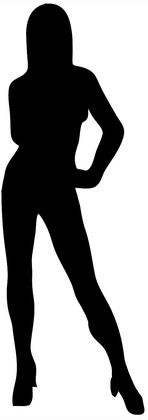
%> input picture body2.jpeg, 148 x 420 px, shrunk from 472 x 1339 before the run
$ octave bfs_search.m   (GNU Octave 9; MATLAB toolbox functions it lacks are replaced by stand-ins)
%> lines starting %> are read from the running program, lines starting %| are printed output that depends on the picture; in (x1, y1, x2, y2) boxes, pixels count from 0 and x2, y2 are one past the last pixel; in counts of white or black regions, pixels touching at a corner belong together; the program's own positions count from 1
clc, clear, close all;

quiver2 = @(P,V,varargin) quiver( P(1,:), P(2,:), V(1,:), V(2,:), varargin{:} );
plot2 = @(P,varargin) plot(P(1,:), P(2,:), varargin{:} );

I = imread('body2.jpeg');
%> I is the input picture: size 420x148x3 uint8; min 0, max 255, mean 150.4
%I = imread('bird.png');

I = flipud(I);
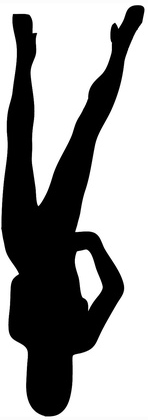
%> I: size 420x148x3 uint8; min 0, max 255, mean 150.4; mean of the top-left, top-right, bottom-left and bottom-right quarters 154.1, 187.2, 60.9, 199.4
I = I(:,:,1) / 255; % Coverting image pixels to black and white
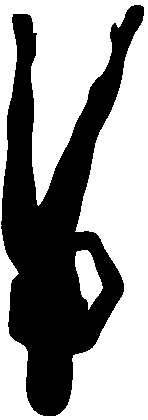
%> I: size 420x148 uint8; values 0 (black) and 1 (white), 59% white; 1 black region, box (x1, y1, x2, y2) and area: (1, 5, 144, 416) 25477

%imagesc(I);

S = double(I); % Using for any function that needs "double image"
S2 = 1-S; % fliping the image color (black->white , white -> black)

%> (the run ends here)

$ run again, with body1.jpg copied over body2.jpeg
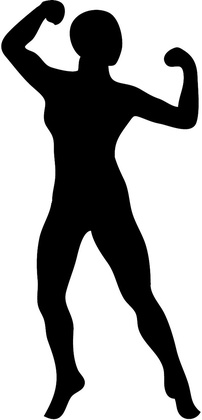
%> input picture body1.jpg, 202 x 420 px, shrunk from 531 x 1102 before the run
%> I is the input picture: size 420x202x3 uint8; min 0, max 255, mean 161.4
%> `I = flipud(I);`:
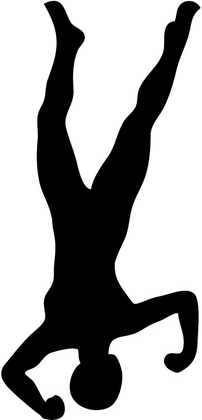
%> I: size 420x202x3 uint8; min 0, max 255, mean 161.4; mean of the top-left, top-right, bottom-left and bottom-right quarters 174.9, 178.8, 119.8, 172
%> `I = I(:,:,1) / 255;`:
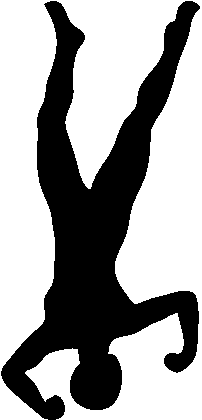
%> I: size 420x202 uint8; values 0 (black) and 1 (white), 63.3% white; 1 black region, box (x1, y1, x2, y2) and area: (1, 1, 200, 420) 31162
